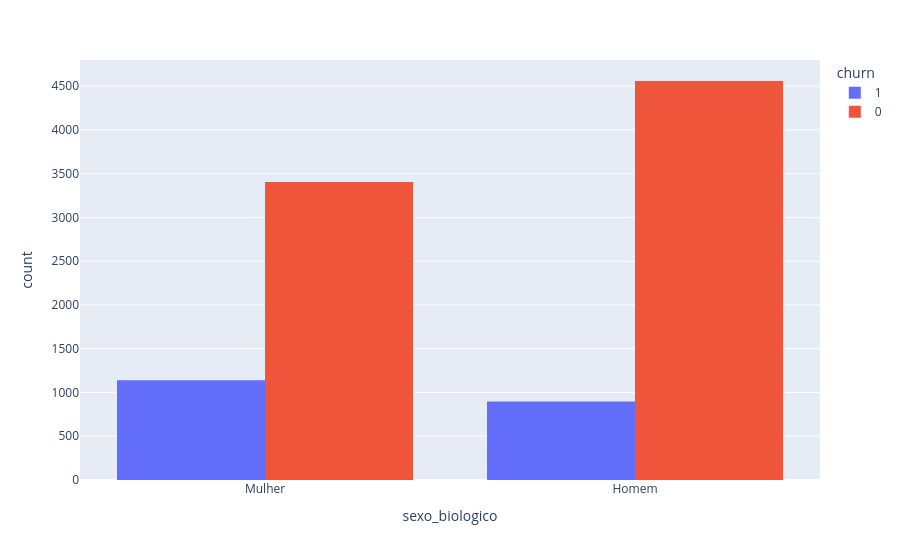

Notebook code for this chart:
### Code cell
px.histogram(dados_brutos, x='sexo_biologico', color='churn', barmode='group')

### Figure 1 — Plotly figure (JSON) as saved in the notebook; plotly's stock layout.template omitted (floating-point values rounded to 4 significant figures; data arrays with more than 128 entries replaced by an {"elided": "..."} marker saying what was removed)
{"data": [{"alignmentgroup": "True", "bingroup": "x", "hovertemplate": "churn=1<br>sexo_biologico=%{x}<br>count=%{y}<extra></extra>", "legendgroup": "1", "marker": {"color": "#636efa", "pattern": {"shape": ""}}, "name": "1", "offsetgroup": "1", "orientation": "v", "showlegend": true, "type": "histogram", "x": {"elided": "2037 str values"}, "xaxis": "x", "yaxis": "y"}, {"alignmentgroup": "True", "bingroup": "x", "hovertemplate": "churn=0<br>sexo_biologico=%{x}<br>count=%{y}<extra></extra>", "legendgroup": "0", "marker": {"color": "#EF553B", "pattern": {"shape": ""}}, "name": "0", "offsetgroup": "0", "orientation": "v", "showlegend": true, "type": "histogram", "x": {"elided": "7963 str values"}, "xaxis": "x", "yaxis": "y"}], "layout": {"barmode": "group", "legend": {"title": {"text": "churn"}, "tracegroupgap": 0}, "margin": {"t": 60}, "xaxis": {"anchor": "y", "domain": [0, 1], "title": {"text": "sexo_biologico"}}, "yaxis": {"anchor": "x", "domain": [0, 1], "title": {"text": "count"}}}}
